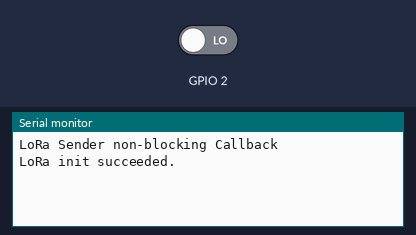
A program run on a simulated ESP32. Shown: the last lines printed to the serial monitor. Inputs (shaded band) come from the test bench; at power-on: GPIO 2 LOW. No radio packets arrive unless stated.

Above: at 3.8 s.
3.9 s: GPIO 2 driven HIGH
At 4.3 s:
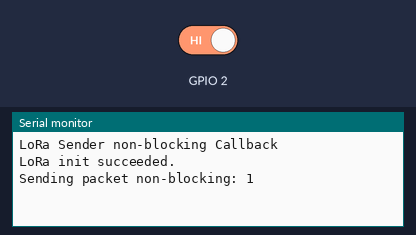
5.5 s: GPIO 2 driven LOW
At 7.0 s:
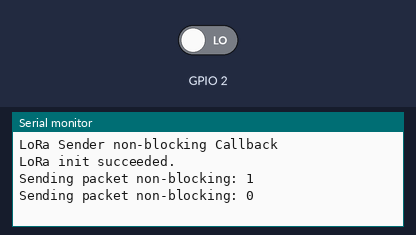

Measured:
- after the input at 3.9 s, the serial monitor: prints a new line after 0.10 s (image 1)
- after the input at 5.5 s, the serial monitor: prints a new line after 0.50 s (image 2)

The program:

main.cpp
```cpp
#include <Arduino.h>
#include <SPI.h>
#include <LoRa.h>

// Lora radio config
const int loraSF = 10;       // Lora SF
const int loraCsPin = 18;    // LoRa radio chip select
const int loraResetPin = 23; // LoRa radio reset
const int loraIrqPin = 26;   // change for your board; must be a hardware interrupt pin

void onTxDone()
{
  Serial.println("TxDone");
}

boolean runEvery(unsigned long interval)
{
  static unsigned long previousMillis = 0;
  unsigned long currentMillis = millis();
  if (currentMillis - previousMillis >= interval)
  {
    previousMillis = currentMillis;
    return true;
  }
  return false;
}

void setup()
{
  Serial.begin(115200);
  while (!Serial)
    ;

  Serial.println("LoRa Sender non-blocking Callback");

  LoRa.setPins(loraCsPin, loraResetPin, loraIrqPin); // set CS, reset, IRQ pin

  // initialize ratio at 868 MHz
  if (!LoRa.begin(868E6))
  {
    Serial.println("LoRa init failed. Check your connections.");
    while (true)
      ; // if failed, do nothing
  }

  LoRa.setSpreadingFactor(loraSF); // ranges from 6-12,default 7 see API docs
  Serial.println("LoRa init succeeded.");

  LoRa.setSpreadingFactor(10); // ranges from 6-12,default 7 see API docs

  LoRa.onTxDone(onTxDone);
}

int p1 = 0;

void loop()
{
  if (runEvery(1000))
  {
    int new_p1 = digitalRead(2);

    if (new_p1 != p1)
    {
      p1 = new_p1;

      Serial.print("Sending packet non-blocking: ");
      Serial.println(p1);

      // send in async / non-blocking mode
      LoRa.beginPacket();
      LoRa.print(p1);
      LoRa.endPacket(true); // true = async / non-blocking mode
    }
  }
}
```
